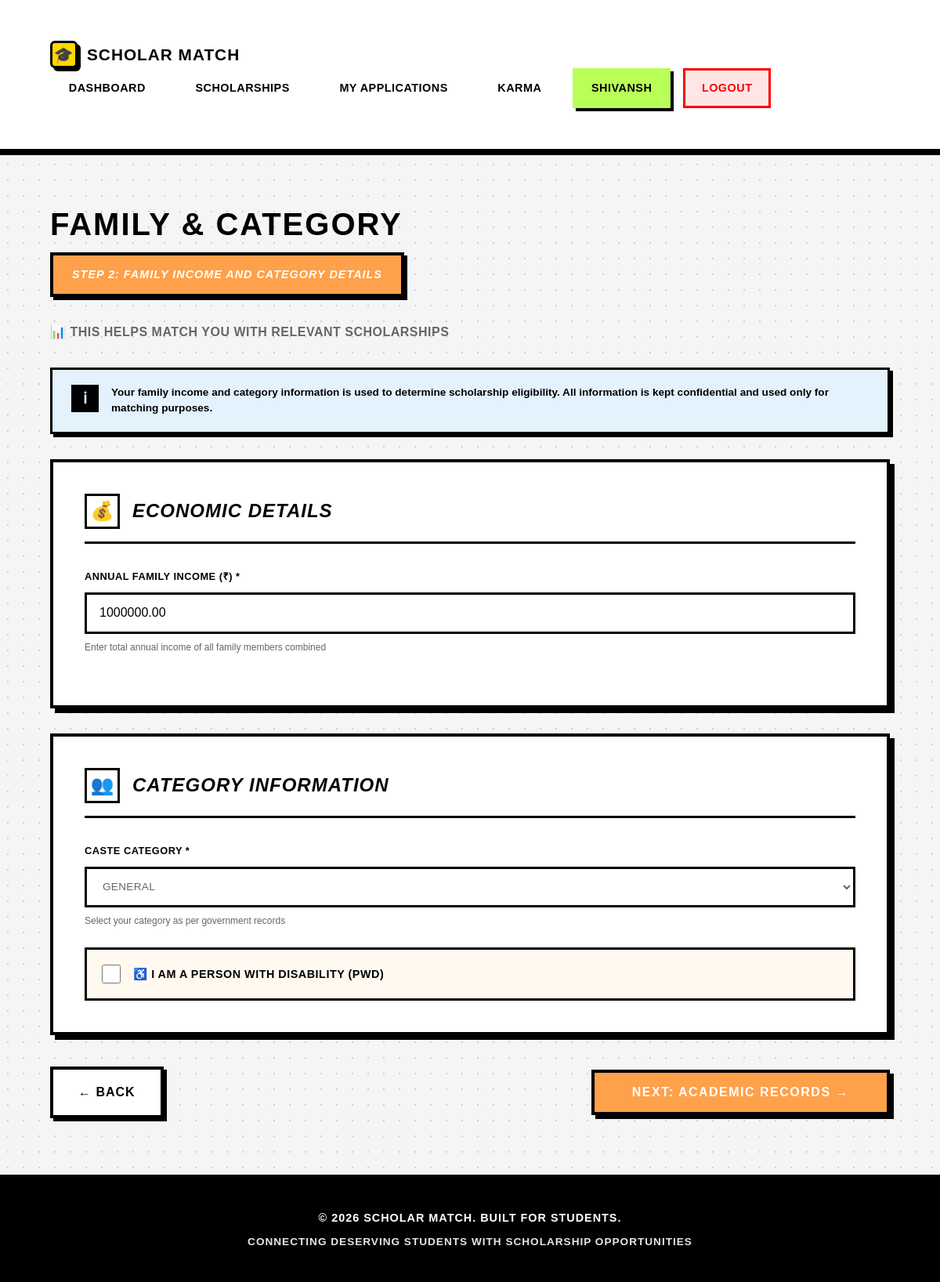
/accounts/otr/step3/ (signed in), run on the app's committed database.
### users/models.py (models this page shows, shortened)
class User(AbstractUser):
    is_student = models.BooleanField(default=True)
    is_moderator = models.BooleanField(default=False)
    is_organization = models.BooleanField(default=False)

class StudentProfile(models.Model):
    user = models.OneToOneField(User, on_delete=models.CASCADE, primary_key=True)
    full_name = models.CharField(max_length=150)
    dob = models.DateField(null=True, blank=True, verbose_name="Date of Birth")
    gender = models.CharField(max_length=10, choices=[('Male', 'Male'), ('Female', 'Female'), ('Other', 'Other')], blank=True)
    father_name = models.CharField(max_length=150, blank=True)
    mother_name = models.CharField(max_length=150, blank=True)
    annual_income = models.DecimalField(max_digits=10, decimal_places=2, null=True, blank=True)
    caste_category = models.CharField(max_length=50, choices=[
        ('General', 'General'),
        ('OBC', 'OBC'),
        ('SC', 'SC'),
        ('ST', 'ST'),
        ('EWS', 'EWS')
    ], blank=True)
    is_disabled = models.BooleanField(default=False, verbose_name="Person with Disability")
    phone = models.CharField(max_length=15, blank=True)
    address = models.TextField(blank=True)
    pin_code = models.CharField(max_length=10, blank=True)
    city = models.CharField(max_length=100, blank=True)
    state = models.CharField(max_length=100, blank=True)
    aadhaar_number = models.CharField(max_length=12, blank=True, unique=True, null=True, help_text="12-digit Aadhaar number")
    bank_account_number = models.CharField(max_length=20, blank=True)
    bank_ifsc_code = models.CharField(max_length=11, blank=True, verbose_name="IFSC Code")
    bank_name = models.CharField(max_length=100, blank=True)
    otr_completed = models.BooleanField(default=False, help_text="Has student completed OTR?")
    otr_step = models.IntegerField(default=1, help_text="Current OTR step (1-7)")
    profile_completion = models.IntegerField(default=0, help_text="Profile completion percentage")
    total_karma_points = models.IntegerField(default=0, help_text="Total karma points balance")
    karma_rank = models.IntegerField(null=True, blank=True, help_text="Rank on leaderboard")
    verified_scholar_badge = models.BooleanField(default=False, help_text="Has purchased verified scholar badge")
    created_at = models.DateTimeField(auto_now_add=True)

### users/otr_views.py (the view)
# urls.py: path('otr/step3/',        otr_views.otr_step3,        name='otr_step3'),
@login_required
def otr_step3(request):
    profile = request.user.studentprofile
    if request.method == 'POST':
        form = OTRStep3Form(request.POST, instance=profile)
        if form.is_valid():
            form.save()
            profile.otr_step = 4
            profile.profile_completion = 30
            profile.save()
            messages.success(request, 'Family details saved successfully!')
            return redirect('otr_step4')
    else:
        form = OTRStep3Form(instance=profile)
    return render(request, 'users/otr/step3_family_info.html', {
        'form': form, 'profile': profile, 'step': 3
    })

### users/forms.py
class OTRStep3Form(forms.ModelForm):
    class Meta:
        model = StudentProfile
        fields = ['annual_income', 'caste_category', 'is_disabled']

### users/templates/users/otr/step3_family_info.html (shortened to what this page needs)
{% extends 'base.html' %}
{% block content %}
<div class="otr-page-container">
    <main class="otr-main-content">
        <div class="page-header">
            <h1 class="page-title">Family & Category</h1>
            <div class="step-indicator">
                <div class="step-indicator-text">Step 2: Family Income and Category Details</div>
            </div>
            <p class="page-subtitle">📊 This helps match you with relevant scholarships</p>
        </div>
        <div class="info-box">
            <div class="info-icon">ℹ</div>
            <div class="info-text">
                Your family income and category information is used to determine scholarship eligibility. All information is kept confidential and used only for matching purposes.
            </div>
        </div>
        <form method="post">
            <div class="form-section">
                <div class="section-header">
                    <div class="section-icon">💰</div>
                    <h3 class="section-title">Economic Details</h3>
                </div>
                <div class="form-grid">
                    <div class="form-group form-grid-full">
                        <label for="{{ form.annual_income.id_for_label }}">Annual Family Income (₹) *</label>
                        {{ form.annual_income }}
                        <p class="help-text">Enter total annual income of all family members combined</p>
                    </div>
                </div>
            </div>
            <div class="form-section">
                <div class="section-header">
                    <div class="section-icon">👥</div>
                    <h3 class="section-title">Category Information</h3>
                </div>
                <div class="form-grid">
                    <div class="form-group form-grid-half">
                        <label for="{{ form.caste_category.id_for_label }}">Caste Category *</label>
                        {{ form.caste_category }}
                        <p class="help-text">Select your category as per government records</p>
                    </div>
                </div>
                <div class="checkbox-group">
                    {{ form.is_disabled }}
                    <label for="{{ form.is_disabled.id_for_label }}">
                        ♿ I am a Person with Disability (PWD)
                    </label>
                </div>
            </div>
            <div class="button-group">
                <a href="{% url 'otr_step2' %}" class="btn-back">← Back</a>
                <button type="submit" class="btn-next">Next: Academic Records →</button>
            </div>
        </form>
    </main>
</div>
{% endblock %}

### templates/base.html (shortened to what this page needs)
<!DOCTYPE html>
<html lang="en">
<head>
</head>
<body>
    <nav>
        <div class="container">
            <a href="/" class="logo">
                <div class="logo-icon">🎓</div>
                <span>Scholar Match</span>
            </a>
            <ul>
                {% if user.is_authenticated %}
                {% if user.is_student %}
                <li><a href="{% url 'student_dashboard' %}">Dashboard</a></li>
                <li><a href="{% url 'scholarships:scholarship_list' %}">Scholarships</a></li>
                <li><a href="{% url 'applications:my_applications' %}">My Applications</a></li>
                <li><a href="{% url 'karma:karma_dashboard' %}">Karma</a></li>
                {% elif user.is_organization %}
                <li><a href="{% url 'funder_portal:funder_dashboard' %}">Dashboard</a></li>
                <li><a href="{% url 'funder_portal:create_scholarship' %}">Create Scholarship</a></li>
                <li><a href="{% url 'funder_portal:view_applications' %}">Applications</a></li>
                {% elif user.is_moderator %}
                <li><a href="{% url 'moderator_dashboard' %}">Dashboard</a></li>
                <li><a href="{% url 'moderator_add_scholarship' %}">Add Scholarship</a></li>
                <li><a href="{% url 'karma:moderator_overview' %}">Karma Review</a></li>
                {% endif %}
                <li>
                    <span class="user-info">{{ user.username }}</span>
                </li>
                <li><a href="{% url 'logout' %}" class="logout-btn">Logout</a></li>
                {% else %}
                <li><a href="{% url 'login' %}">Login</a></li>
                {% endif %}
            </ul>
        </div>
    </nav>
    <div class="container">
        {% block content %}
        {% endblock %}
    </div>
    <footer>
        <p>&copy; 2026 Scholar Match. Built for Students.</p>
        <p style="margin-top: 0.5rem; font-size: 0.85rem; opacity: 0.9;">Connecting Deserving Students with Scholarship
            Opportunities</p>
    </footer>
</body>
</html>

### templates/base.html (style rules this page uses)
* { margin: 0; padding: 0; box-sizing: border-box; }
:root { --primary-yellow: #FFD700; --neon-green: #B8FF57; --bright-blue: #0066FF; --black: #000000; --white: #FFFFFF; --light-gray: #f5f5f5; --text-gray: #666666; --border-black: #000000; --shadow-black: #000000; --bright-red: #FF0000; --bright-green: #00CC00; --bright-purple: #B8A4FF; --bright-orange: #FFA04A; }
body { font-family: 'Arial', 'Helvetica Neue', sans-serif; background: var(--light-gray); background-image: radial-gradient(circle, #d0d0d0 1px, transparent 1px); background-size: 20px 20px; color: var(--black); line-height: 1.6; min-height: 100vh; display: flex; flex-direction: column; }
nav { background: var(--white); border-bottom: 4px solid var(--black); padding: 0.75rem 2rem; box-shadow: 0 4px 0 var(--black); position: sticky; top: 0; z-index: 1000; }
nav .container { max-width: 1400px; margin: 0 auto; display: flex; justify-content: space-between; align-items: center; flex-wrap: wrap; }
nav .logo { color: var(--black); font-size: 1.3rem; font-weight: 900; text-decoration: none; display: flex; align-items: center; gap: 0.75rem; transition: all 0.2s ease; text-transform: uppercase; letter-spacing: 1px; font-family: 'Arial Black', sans-serif; }
nav .logo-icon { width: 35px; height: 35px; background: var(--primary-yellow); border: 3px solid var(--black); border-radius: 6px; display: flex; align-items: center; justify-content: center; font-size: 20px; box-shadow: 4px 4px 0 var(--black); }
nav ul { list-style: none; display: flex; gap: 1rem; align-items: center; flex-wrap: wrap; }
nav ul li a, nav ul li .user-info { color: var(--black); text-decoration: none; padding: 0.7rem 1.3rem; border-radius: 0; transition: all 0.2s ease; font-weight: 700; font-size: 0.9rem; display: block; text-transform: uppercase; letter-spacing: 0.5px; border: 3px solid transparent; }
nav .user-info { background: var(--neon-green); border: 3px solid var(--black); color: var(--black); padding: 0.7rem 1.5rem; font-weight: 900; box-shadow: 4px 4px 0 var(--black); font-family: 'Arial Black', sans-serif; }
nav .logout-btn { background: #FFE6E6; border: 3px solid var(--bright-red); color: var(--bright-red); font-weight: 900; }
.container { max-width: 1400px; margin: 0 auto; padding: 2.5rem 2rem; flex: 1; }
.form-group { margin-bottom: 1.5rem; }
.form-group label { display: block; margin-bottom: 0.5rem; color: var(--black); font-weight: 700; text-transform: uppercase; font-size: 0.85rem; letter-spacing: 0.5px; }
footer { background: var(--black); color: var(--white); text-align: center; padding: 2.5rem 2rem; margin-top: auto; border-top: 4px solid var(--black); }
footer p { font-weight: 700; text-transform: uppercase; letter-spacing: 1px; font-size: 0.9rem; }

### data on the page
User: username "SHIVANSH"
StudentProfile: annual_income "1000000.00", caste_category "General"
